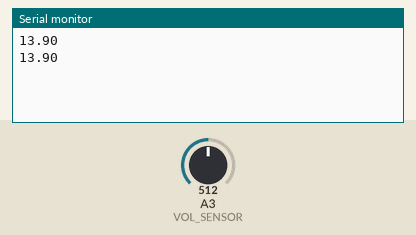
Bench run of a sketch on a simulated Arduino Uno, built with avr-gcc and run on an emulated ATmega328P. Parts: the last lines printed to the serial monitor. The inputs (shaded band) are chosen by the test bench; at power-on: A3 (VOL_SENSOR) = 512.

Above: at 1.2 s.
1.3 s: A3 (VOL_SENSOR) set to 716
At 2.6 s:
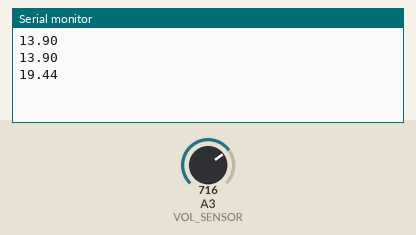
2.8 s: A3 (VOL_SENSOR) set to 900
At 3.8 s:
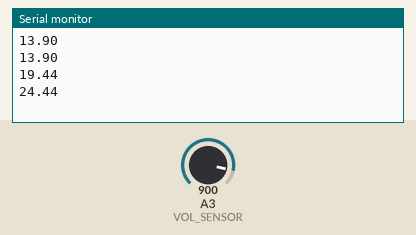
Timing chart, 0 to 5.8 s (numbered marks = the images above; inputs shaded):
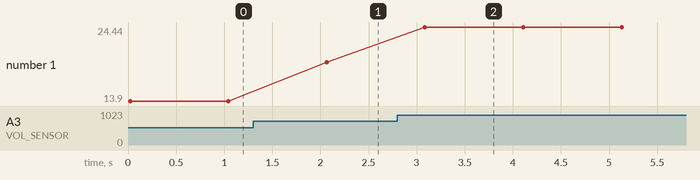

Measured:
- after the input at 1.3 s, the serial monitor: prints a new line after 0.76 s (image 1)
- after the input at 2.8 s, the serial monitor: prints a new line after 0.29 s (image 2)
- plotted number 1: 13.9 → 19.44 after the input at 1.3 s, 19.44 → 24.44 after the input at 2.8 s

The sketch:

Voltage.ino
```cpp
#define VOL_SENSOR A3
#define GAIN 0.18// Vread = VIN * GAIN
#define ADC_REF 5  //reference voltage of ADC is 5v

uint8_t samples = 10;

void setup(){
  Serial.begin(9600);
}

void loop(){
   float vol;
   vol = readValue();
   Serial.println(vol);
   delay(1000);
}

float readValue()
{
  int sensorValue;
  long  sum=0;
    for(uint8_t i = 0;i < samples;i ++)
    {
      sensorValue=analogRead(VOL_SENSOR);
      sum += sensorValue;
      delay(2);
    }
    sensorValue = sum / samples;//Calculate the average
    float vol = sensorValue*ADC_REF/1023.00/GAIN;
    return vol;
}
```
